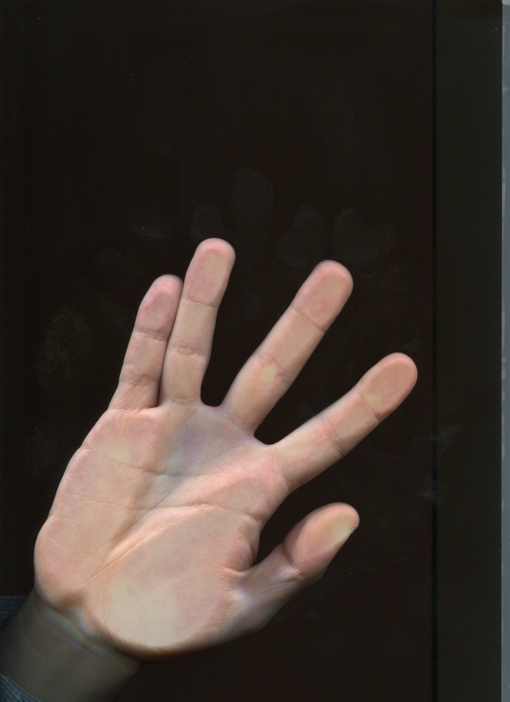
#> input picture 9-10 terms/image processing/02_lab/data/044.tif, 510 x 702 px
$ jupyter execute 02.ipynb
#> lines starting #> are read from the running program, lines starting #| are printed output that depends on the picture; after the words box and inside, x2 and y2 are one past the last pixel; in counts of white or black regions, pixels touching at a corner belong together
[cell 1]
import numpy as np
import cv2
print(cv2.__version__)
from matplotlib import pyplot as plt

[cell 2]
def imshow(img):
    font = {'size': 16}
    plt.rc('font', **font)
    fig = plt.figure(figsize=(20, 20))
    plt.imshow(img, cmap='gist_gray')

[cell 3]
# [112 lines left out: functions kirsch_filter, sobel_filter, laplas_filter, prewitt_filter3x3, prewitt_filter4x4, not called in this run]

[cell 4]
rgb = cv2.imread('data/044.tif')[:,:,::-1]
rgb[:10,:,:] = 0
#> rgb: shape (702, 510, 3); mean R, G, B 62.8, 52.5, 46
rgb[-10:,:,:] = 0
rgb[:,:10,:] = 0
rgb[:,-10:,:] = 0
hsv = cv2.cvtColor(rgb, cv2.COLOR_BGR2HSV)
#> hsv: shape (702, 510, 3); mean H, S, V 97.5, 76.1, 60.6
rgb.shape, hsv.shape

[cell 5]
imshow(hsv[:,:,2])

[cell 6]
t, hand_mask = cv2.threshold(hsv[:,:,2], 60, 255, 0)
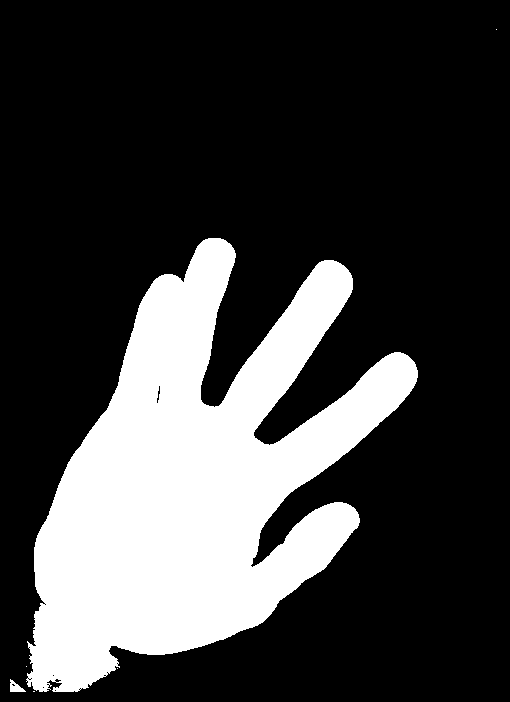
#> hand_mask: shape (702, 510); 24.6% white; 6 white regions (4 under 20 px), largest, box (x1, y1, x2, y2) and area: (26, 238, 418, 692) 87963, (10, 679, 26, 692) 110
kernel = cv2.getStructuringElement(cv2.MORPH_ELLIPSE, (2, 2))
hand_mask = cv2.morphologyEx(
    hand_mask, cv2.MORPH_DILATE, kernel, iterations=10
)
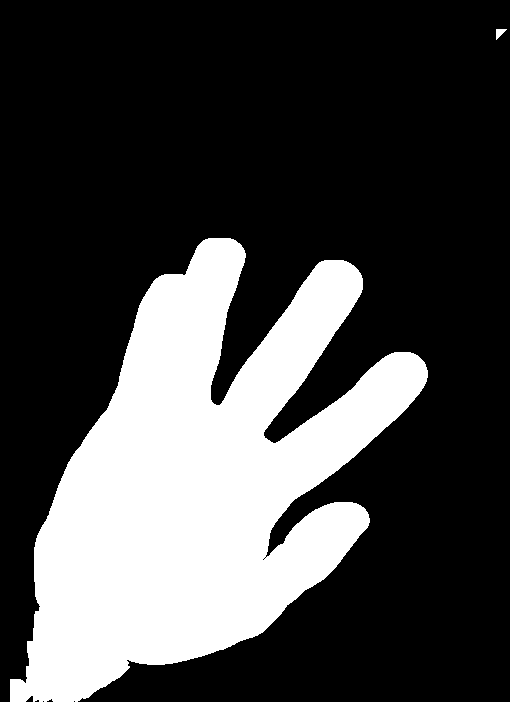
#> hand_mask: shape (702, 510); 27.6% white; 2 white regions

imshow(hand_mask)

[cell 7]
q1, q2 = cv2.findContours(
    hand_mask, cv2.RETR_EXTERNAL, cv2.CHAIN_APPROX_NONE
)
#> q1 = 2 contours; box (x1, y1, x2, y2) and area: (10, 238, 428, 702) 97612, (496, 29, 507, 40) 50; q2 = [[1, -1, -1, -1], [-1, 0, -1, -1]]

r = np.zeros(hand_mask.shape)
n = 0
for e1 in q1:
    if len(e1) < 1000:
        continue
    n += 1
    for e2 in e1:
        e2 = e2.reshape(-1)
        r[e2[1], e2[0]] = 255
#> this loop made 2 passes
#> n on pass 1: 1
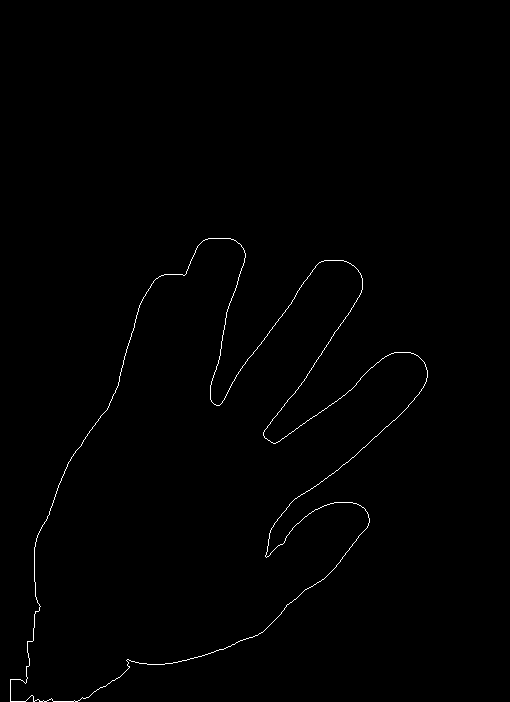
#> r: shape (702, 510) float64; 0.55% white in thin lines or dots, all inside (x1, y1, x2, y2) = (10, 238, 428, 702)
#> after the loop, n = 1
r = r.astype(np.uint8)

imshow(r)

[cell 8]
hand_mask = np.zeros(hand_mask.shape)
q1, q2 = cv2.findContours(
    r, cv2.RETR_EXTERNAL, cv2.CHAIN_APPROX_NONE
)
#> q1 = 1 contour; box (x1, y1, x2, y2) and area: (10, 238, 428, 702) 97612; q2 = [[-1, -1, -1, -1]]
cv2.fillPoly(hand_mask, pts=q1, color=(255, 255, 255))
#> hand_mask: shape (702, 510) float64; 27.5% white; 1 white region, box (x1, y1, x2, y2) and area: (10, 238, 428, 702) 98590
kernel = cv2.getStructuringElement(cv2.MORPH_ELLIPSE, (2, 2))
hand_mask = cv2.morphologyEx(
    hand_mask, cv2.MORPH_DILATE, kernel, iterations=60
)
#> hand_mask: shape (702, 510) float64; 40.1% white; 1 white region, box (x1, y1, x2, y2) and area: (10, 238, 488, 702) 143433
t, hand_mask = cv2.threshold(hand_mask * hsv[:,:,2] // 255, 60, 255, 0)

imshow(hand_mask * hsv[:,:,2] // 255)

[cell 9]
border_01 = cv2.adaptiveThreshold(
    (hand_mask * hsv[:,:,2] // 255).astype(np.uint8), 255,
    cv2.ADAPTIVE_THRESH_MEAN_C,
    cv2.THRESH_BINARY, 7, 15
)
#> border_01: shape (702, 510); 98.5% white; black in thin lines or dots, all inside (x1, y1, x2, y2) = (8, 235, 420, 694)

border_01 = 255 - border_01

# [7 lines of commented-out code are left out]

kernel = cv2.getStructuringElement(cv2.MORPH_ELLIPSE, (2, 2))
border_01 = cv2.morphologyEx(
    border_01, cv2.MORPH_DILATE, kernel, iterations=6
)
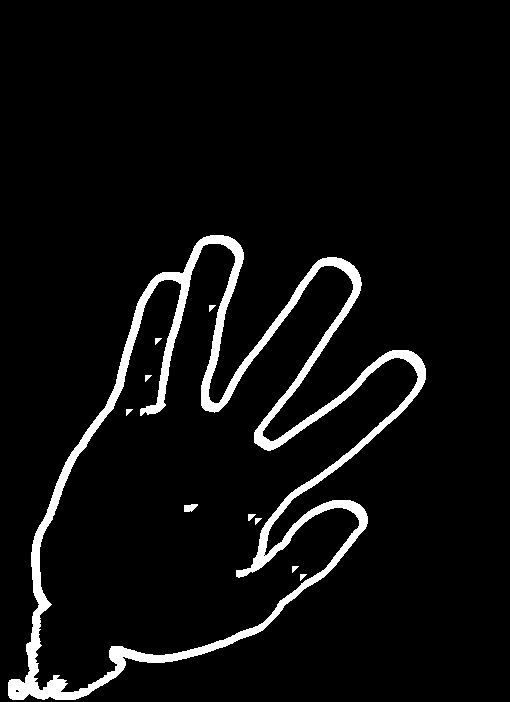
#> border_01: shape (702, 510); 5.4% white; 10 white regions

imshow(border_01)

[cell 10]
q1, q2 = cv2.findContours(
    border_01, cv2.RETR_LIST, cv2.CHAIN_APPROX_NONE
)
#> q1 = 13 contours, 9 with area under 20; largest, box (x1, y1, x2, y2) and area: (8, 235, 426, 700) 98324, (33, 243, 419, 693) 81482, (184, 504, 198, 512) 66, (248, 514, 256, 521) 24; q2 = 13 rows, first 6: [1, -1, -1, -1], [2, 0, -1, -1], [3, 1, -1, -1], [4, 2, -1, -1], [5, 3, -1, -1], [6, 4, -1, -1]

r = np.zeros(border_01.shape)
c = []
for e1 in q1:
    if len(e1) < 800:
        continue
    n += 1
    c.append(e1)
    for e2 in e1:
        e2 = e2.reshape(-1)
        r[e2[1], e2[0]] = 255
#> this loop made 13 passes
#> n on passes 12 to 13: 2, 3
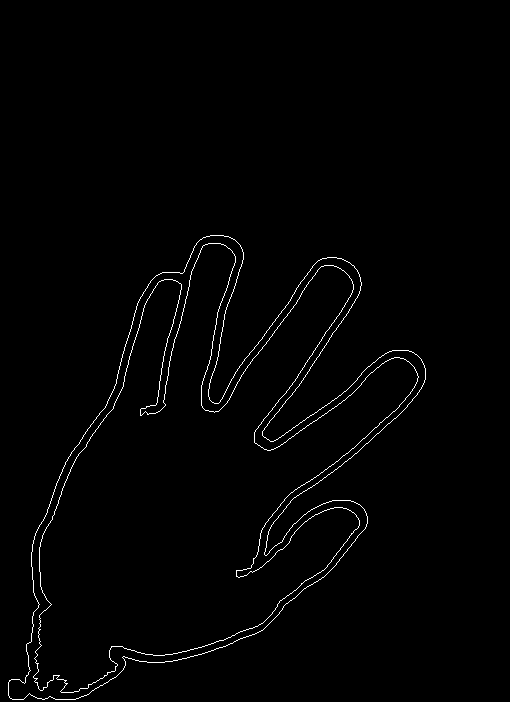
#> r: shape (702, 510) float64; 1.2% white in thin lines or dots, all inside (x1, y1, x2, y2) = (8, 235, 426, 700)
#> after the loop, c = 2 contours; box (x1, y1, x2, y2) and area: (8, 235, 426, 700) 98324, (33, 243, 419, 693) 81482; n = 3
r = r.astype(np.uint8)

imshow(r)

[cell 11]
contours = {}
if cv2.contourArea(c[0]) > cv2.contourArea(c[1]):
    contours['ex'] = c[0]
    contours['in'] = c[1]
else:
    contours['ex'] = c[1]
    contours['in'] = c[0]

[cell 12]
length = cv2.arcLength(contours['in'], True)
#> length = 2699.7
epsilon = (1/100)*length
#> epsilon = 27
approx = cv2.approxPolyDP(contours['in'], epsilon, True)
#> approx = contour of 15 points, box (x1, y1, x2, y2) (40, 245, 418, 691), area 81377
r2 = r.copy()
for p in approx:
    cv2.circle(r2, p[0], 6, 255, -1)
#> this loop made 15 passes
#> p on passes 1 to 8: [[343, 270]], [[254, 442]], [[391, 358]], [[417, 381]], [[236, 576]], [[324, 510]], [[358, 527]], [[257, 626]]
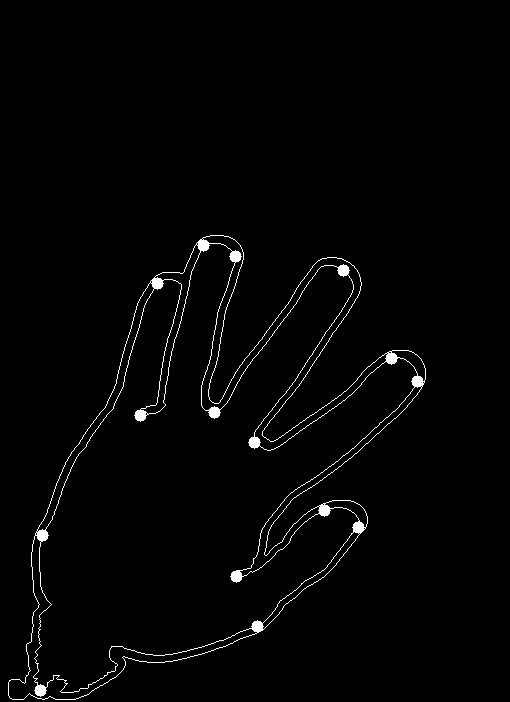
#> r2: shape (702, 510); 1.6% white; 1 white region, box (x1, y1, x2, y2) and area: (8, 235, 426, 700) 5716

imshow(r2)

[cell 13]
approx = approx[:,0,:]
#> approx = 15 rows, first 8: [343, 270], [254, 442], [391, 358], [417, 381], [236, 576], [324, 510], [358, 527], [257, 626]

[cell 14]
approx
#> Out has the same summary as approx

[cell 15]
contours['in'] = contours['in'][:,0,:]
contours['ex'] = contours['ex'][:,0,:]

[cell 16]
contours['ex']
contours['in']
#> Out = 2261 pairs, first value 33 to 418, second value 243 to 692

[cell 17]
approx_idx = np.full(approx.shape[0], -1)
for i in range(len(contours['in'])):
    for j in range(len(approx)):
        if (contours['in'][i] == approx[j]).sum() == 2:
            approx_idx[j] = i
#> after the loop, approx_idx = [364, 536, 675, 712, 943, 1037, 1081, 1198, 1488, 1652, 1904, 2071, 2257, 30, 193]
approx_idx
#> Out has the same summary as approx_idx

[cell 18]
r3 = r.copy()
thr_01 = 80
thr_02 = 150
thr_abs = 50
for k in range(2):
    t = []
    fl2 = False
    for i in range(len(approx_idx)):
        if fl2:
            fl2 = False
            continue
        p1 = approx_idx[(i+1)%len(approx_idx)]
        p2 = approx_idx[(i)%len(approx_idx)]
        dist_abs = ((contours['in'][p1] - contours['in'][p2])**2).sum()**0.5
        if abs(p1 - p2) < len(contours['in']) - abs(p1 - p2):
            dist_contour = abs(p1 - p2)
            fl1 = True
        else:
            dist_contour = len(contours['in']) - abs(p1 - p2)
            fl1 = False

        if dist_contour <= thr_01:
            fl2 = True
            if fl1:
                t.append(int((p1 + p2) / 2))
            else:
                t.append(int((len(contours['in']) + p1 + p2) / 2) % len(contours['in']))
        elif dist_abs <= thr_abs and dist_contour <= thr_02:
            fl2 = True
            if fl1:
                t.append(int((p1 + p2) / 2))
            else:
                t.append(int((len(contours['in']) + p1 + p2) / 2) % len(contours['in']))
        else:
            t.append(p2)
    approx_idx = np.array(t)

approx = np.sort(np.array(approx_idx))
for k, i in enumerate(approx):
    cv2.circle(r3, contours['in'][i], 6, 255, -1)
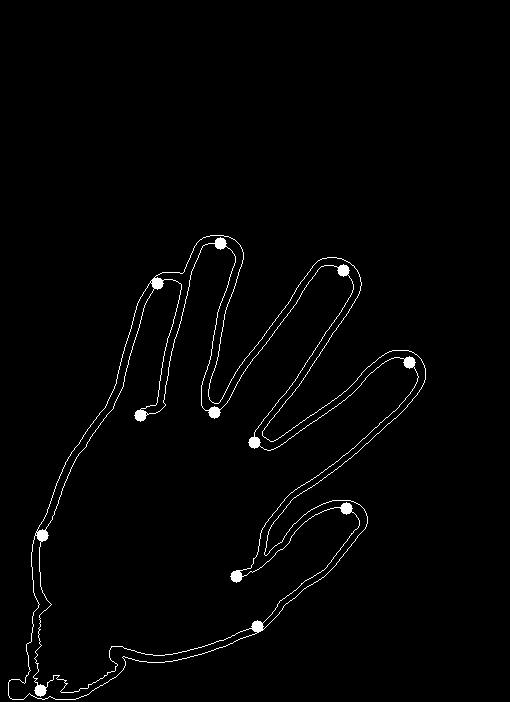
#> r3: shape (702, 510); 1.5% white; 1 white region, box (x1, y1, x2, y2) and area: (8, 235, 426, 700) 5414

imshow(r3)

[cell 19]
def angle(p1, p2, p3):
    v1 = p1 - p2
    v2 = p3 - p2
    l1 = np.sqrt(v1.dot(v1))
    l2 = np.sqrt(v2.dot(v2))
    angle = np.arccos(v1.dot(v2) / (l1 * l2))
    return angle * 57.3

t = []
for i in range(len(approx)):
    p1 = contours['in'][(approx[(i-1) % len(approx)])]
    p2 = contours['in'][(approx[(i) % len(approx)])]
    p3 = contours['in'][(approx[(i+1) % len(approx)])]
    ang = angle(p1, p2, p3)
    t.append(ang < 100)
#> this loop made 12 passes
#> (p1, p2, p3) on passes 1 to 5: ([140, 415], [220, 243], [214, 412]), ([220, 243], [214, 412], [343, 270]), ([214, 412], [343, 270], [254, 442]), ([343, 270], [254, 442], [409, 362]), ([254, 442], [409, 362], [236, 576])
#> after the loop, t = [True, True, True, True, True, True, True, False, True, False, True, True]

t = np.array(t)
tt = np.concatenate([t, t])
m = np.array([True] * 9)
first_p = -1
for i in range(t.shape[0]):
    if (tt[i:i+9] == m).sum() == 9:
        first_p = i % t.shape[0]
#         break

a = []
for i in range(first_p, first_p+9):
    if t[i % len(approx)]:
        a.append(contours['in'][approx[i%len(approx)]])
#> after the loop, a = [[157, 283], [140, 415], [220, 243], [214, 412], [343, 270], [254, 442], [409, 362], [236, 576], [346, 508]]

r4 = r.copy()
for p in a:
    cv2.circle(r4, p, 6, 255, -1)
#> this loop made 9 passes
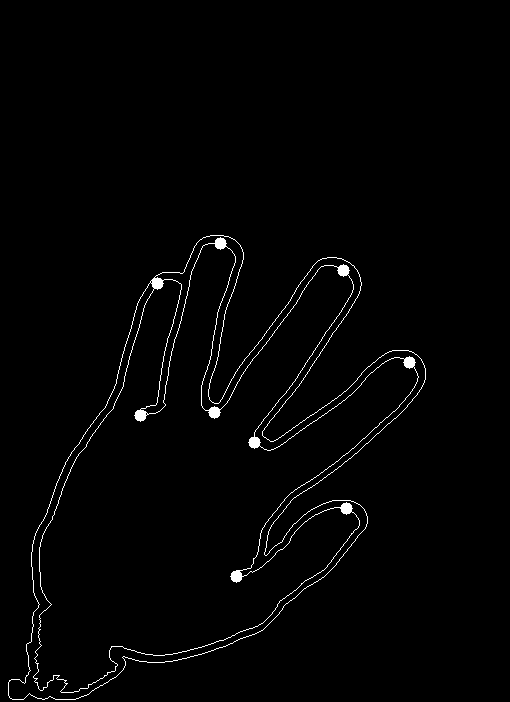
#> r4: shape (702, 510); 1.4% white in thin lines or dots, all inside (x1, y1, x2, y2) = (8, 235, 426, 700)

imshow(r4)

[cell 20]
r5 = rgb.copy()
for i in range(len(a)):
    if i % 2 == 0:
        cv2.circle(r5, a[i], 5, (255, 0, 0), -1)
    else:
        cv2.circle(r5, a[i], 5, (0, 0, 255), -1)
#> this loop made 9 passes
#> r5: shape (702, 510, 3); mean R, G, B 60.4, 49.8, 43.5

for i in range(len(a)-1):
    cv2.line(r5, a[i], a[i+1], (0, 255, 0), thickness=2)
#> this loop made 8 passes
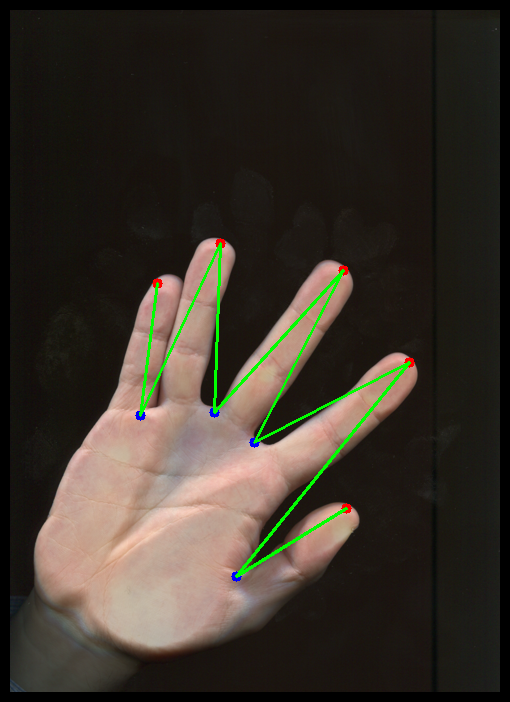
#> r5: shape (702, 510, 3); mean R, G, B 58.8, 51.6, 42.4

angles = []
for i in range(1, len(a), 2):
    angles.append(angle(a[i-1], a[i], a[i+1]))
#> this loop made 4 passes
#> i on passes 2 to 4: 3, 5, 7
#> after the loop, angles = [17.61, 40.22, 35.34, 19.33]

thr_angle = [30, 20, 25, 35]

text = '5'
for i in range(4):
    if angles[i] < thr_angle[i]:
        text = '+' + text
    else:
        text = '-' + text
    text = str(5 - 1 - i) + text
#> after the loop, text = '1+2-3-4+5'

cv2.putText(
    r5, text, (100, 50), cv2.FONT_HERSHEY_SIMPLEX,
    1, (255, 255, 255), 2
)
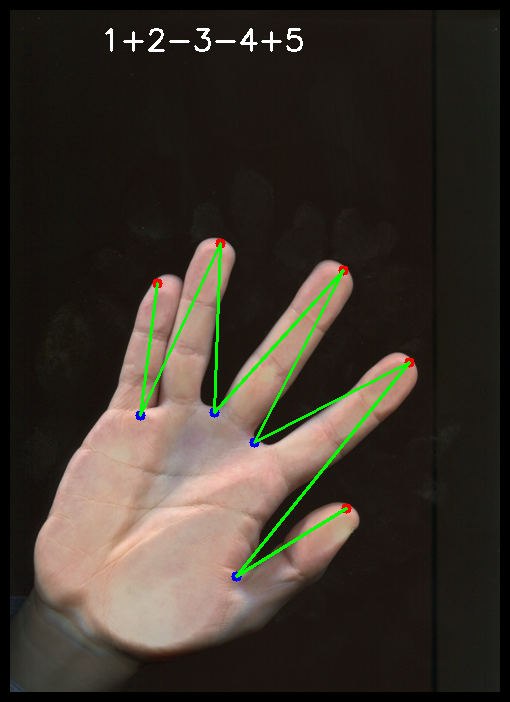
#> r5: shape (702, 510, 3); 0.3% of pixels changed, all inside (x1, y1, x2, y2) = (105, 28, 303, 52)

imshow(r5)

$ run again, with 9-10 terms/image processing/02_lab/data/043.tif copied over 9-10 terms/image processing/02_lab/data/044.tif
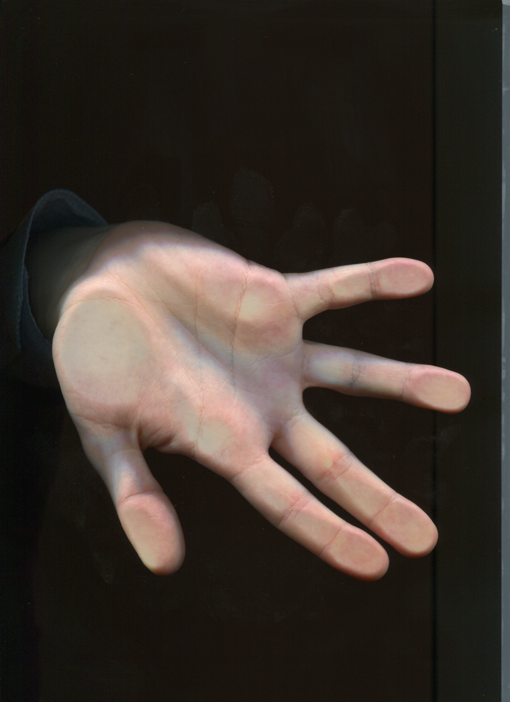
#> input picture 9-10 terms/image processing/02_lab/data/043.tif, 510 x 702 px
#> hsv: shape (702, 510, 3); mean H, S, V 94.8, 79.7, 58.9
#> `q1, q2 = cv2.findContours( hand_mask, cv2.RETR_EXTERNAL, cv2.CHAIN_APP..`: q1 = 2 contours; box (x1, y1, x2, y2) and area: (52, 222, 481, 590) 97330, (496, 28, 507, 40) 60; q2 = [[1, -1, -1, -1], [-1, 0, -1, -1]]
#> the loop `for e1 in q1:` made 2 passes
#> n on pass 1: 1
#> after the loop `for e1 in q1:`: n = 1
#> `q1, q2 = cv2.findContours( r, cv2.RETR_EXTERNAL, cv2.CHAIN_APPROX_NONE )`: q1 = 1 contour; box (x1, y1, x2, y2) and area: (52, 222, 481, 590) 97330; q2 = [[-1, -1, -1, -1]]
#> `q1, q2 = cv2.findContours( border_01, cv2.RETR_LIST, cv2.CHAIN_APPROX_..`: q1 = 4 contours, 1 with area under 20; largest, box (x1, y1, x2, y2) and area: (49, 220, 480, 588) 97046, (57, 227, 472, 581) 77710, (128, 493, 146, 503) 68; q2 = [[1, -1, -1, -1], [2, 0, -1, -1], [3, 1, -1, -1], [-1, 2, -1, -1]]
#> the loop `for e1 in q1:` made 4 passes
#> n on passes 3 to 4: 2, 3
#> after the loop `for e1 in q1:`: c = 2 contours; box (x1, y1, x2, y2) and area: (49, 220, 480, 588) 97046, (57, 227, 472, 581) 77710; n = 3
#> length = 2476.7
#> epsilon = 24.77
#> `approx = cv2.approxPolyDP(contours['in'], epsilon, True)`: approx = contour of 15 points, box (x1, y1, x2, y2) (57, 227, 467, 579), area 72653
#> the loop `for p in approx:` made 15 passes
#> p on passes 1 to 8: [[87, 252]], [[159, 227]], [[286, 285]], [[425, 268]], [[302, 342]], [[466, 407]], [[303, 408]], [[434, 548]]
#> `approx = approx[:,0,:]`: approx = 15 rows, first 8: [87, 252], [159, 227], [286, 285], [425, 268], [302, 342], [466, 407], [303, 408], [434, 548]
#> `approx`: Out has the same summary as approx
#> `contours['in']`: Out = 2084 pairs, first value 57 to 471, second value 227 to 580
#> after the loop `for i in range(len(contours['in'])):`: approx_idx = [2036, 24, 155, 294, 460, 649, 829, 987, 1153, 1289, 1328, 1563, 1670, 1711, 1925]
#> `approx_idx`: Out has the same summary as approx_idx
#> after the loop `for k, i in enumerate(approx):`:
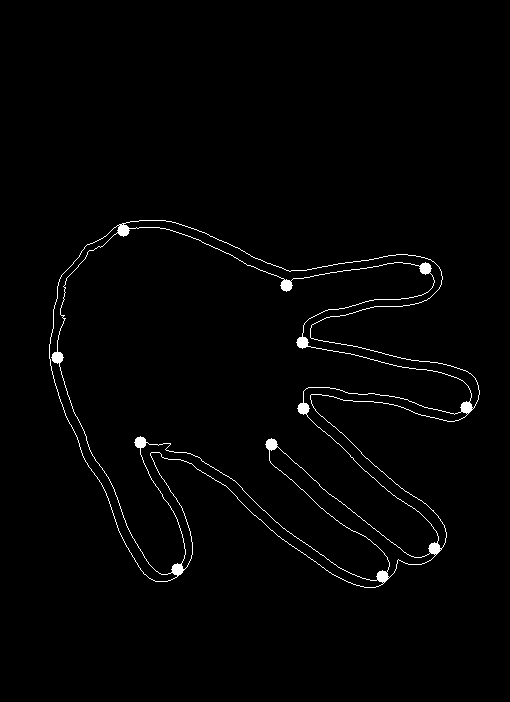
#> r3: shape (702, 510); 1.4% white; 1 white region, box (x1, y1, x2, y2) and area: (49, 220, 480, 588) 5126
#> the loop `for i in range(len(approx)):` made 12 passes
#> (p1, p2, p3) on passes 1 to 5: ([123, 230], [286, 285], [425, 268]), ([286, 285], [425, 268], [302, 342]), ([425, 268], [302, 342], [466, 407]), ([302, 342], [466, 407], [303, 408]), ([466, 407], [303, 408], [434, 548])
#> after the loop `for i in range(len(approx)):`: t = [False, True, True, True, True, True, True, True, True, True, False, True]
#> after the loop `for i in range(first_p, first_p+9):`: a = [[425, 268], [302, 342], [466, 407], [303, 408], [434, 548], [271, 444], [382, 576], [140, 442], [177, 569]]
#> the loop `for p in a:` made 9 passes
#> the loop `for i in range(len(a)):` made 9 passes
#> the loop `for i in range(len(a)-1):` made 8 passes
#> the loop `for i in range(1, len(a), 2):` made 4 passes
#> i on passes 2 to 4: 3, 5, 7
#> after the loop `for i in range(1, len(a), 2):`: angles = [52.66, 47.26, 17.4, 44.79]
#> after the loop `for i in range(4):`: text = '1-2+3-4-5'
#> `cv2.putText( r5, text, (100, 50), cv2.FONT_HERSHEY_SIMPLEX, 1, (255, 2..`:
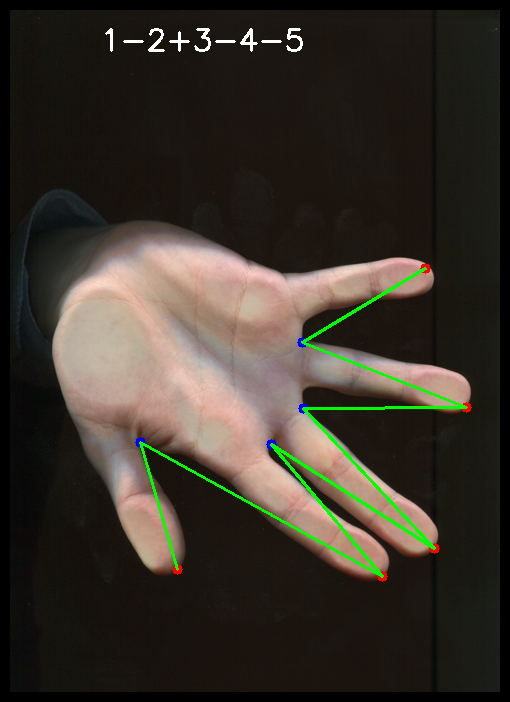
#> r5: shape (702, 510, 3); mean R, G, B 57.7, 51.7, 42.3
